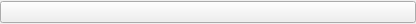
<?xml version="1.0" encoding="UTF-8"?>
<ui version="4.0">
 <class>PresentationBackgroundSelectionWidget</class>
 <widget class="QWidget" name="PresentationBackgroundSelectionWidget">
  <property name="geometry">
   <rect>
    <x>0</x>
    <y>0</y>
    <width>416</width>
    <height>24</height>
   </rect>
  </property>
  <property name="windowTitle">
   <string>Form</string>
  </property>
  <layout class="QHBoxLayout" name="horizontalLayout">
   <property name="leftMargin">
    <number>0</number>
   </property>
   <property name="topMargin">
    <number>0</number>
   </property>
   <property name="rightMargin">
    <number>0</number>
   </property>
   <property name="bottomMargin">
    <number>0</number>
   </property>
   <item>
    <widget class="QPushButton" name="btnSelect">
     <property name="icon">
      <iconset resource="../../res/resources.qrc">
       <normaloff>:/icons/16/Open_16px.png</normaloff>:/icons/16/Open_16px.png</iconset>
     </property>
     <property name="autoDefault">
      <bool>false</bool>
     </property>
     <property name="default">
      <bool>false</bool>
     </property>
    </widget>
   </item>
  </layout>
 </widget>
 <resources>
  <include location="../../res/resources.qrc"/>
 </resources>
 <connections/>
</ui>
